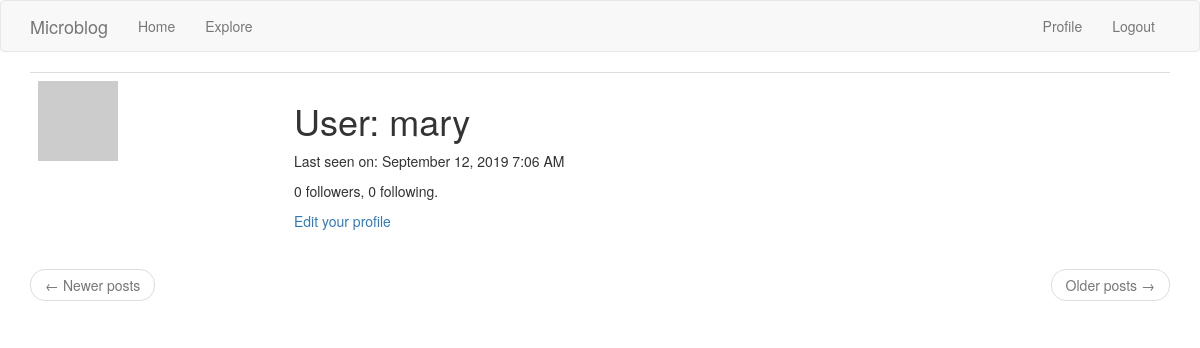
The page /user/mary (signed in) on the database as committed earlier.
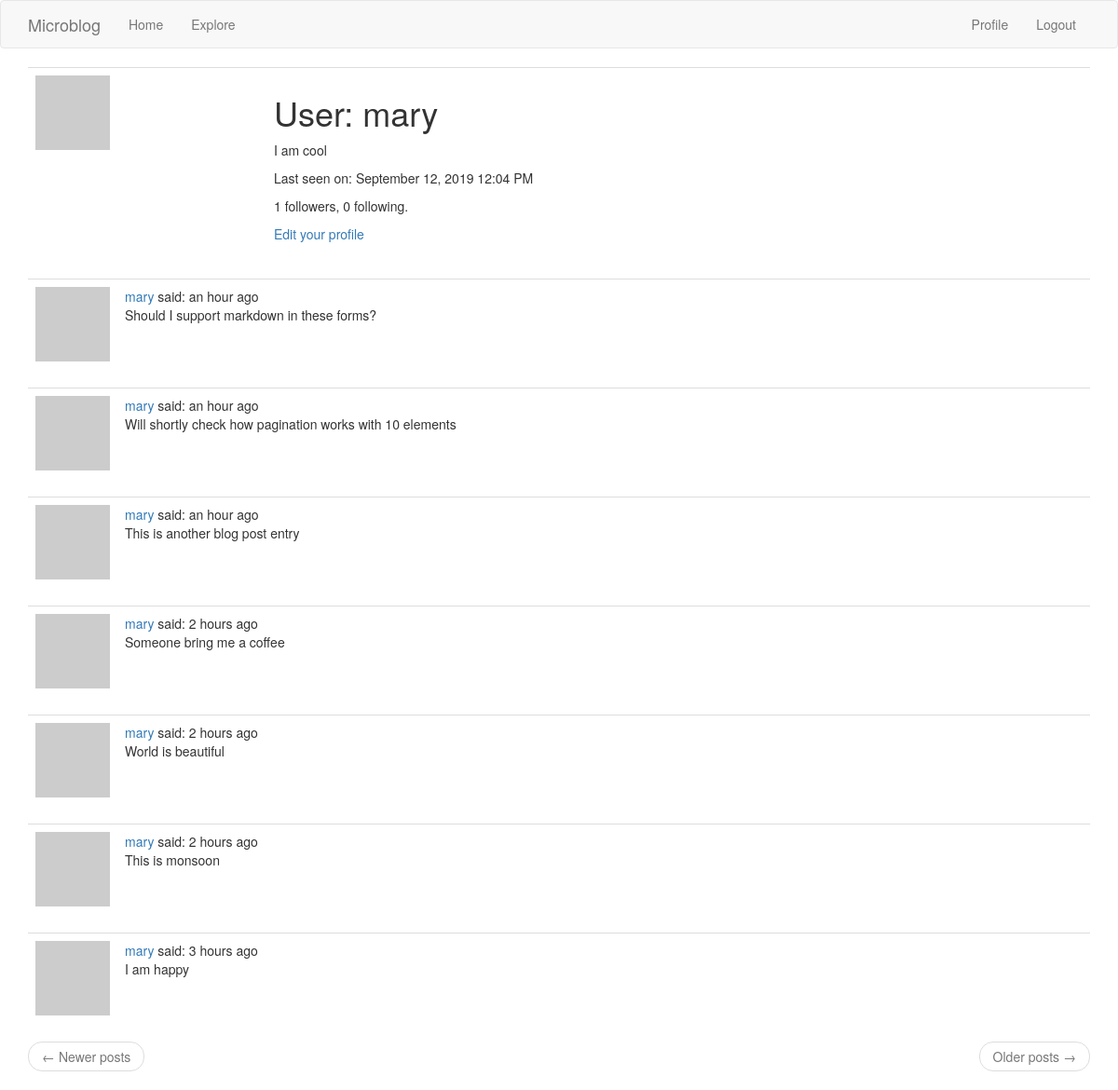
The same page on the database as committed later.
### mblog/models.py (models this page shows, shortened)
class User(UserMixin, db.Model):
    id = db.Column(db.Integer, primary_key=True)
    user_name = db.Column(db.String(64), index=True, unique=True)
    email_id = db.Column(db.String(256), index=True, unique=True)
    password_hash = db.Column(db.String(128))
    posts = db.relationship('Post', backref='author', lazy='dynamic')
    about_me = db.Column(db.String(256))
    last_seen = db.Column(db.DateTime, default=datetime.utcnow)
    followed = db.relationship(
            'User', secondary=followers,
            primaryjoin=(followers.c.follower_id == id),
            secondaryjoin=(followers.c.followed_id == id),
            backref=db.backref('followers', lazy='dynamic'), lazy='dynamic')
    def avatar(self, size):
        digest = md5(self.email_id.lower().encode('utf-8')).hexdigest()
        return 'https://www.gravatar.com/avatar/{}?d=identicon&s={}'.format(
            digest, size)

class Post(db.Model):
    id = db.Column(db.Integer, primary_key=True)
    body = db.Column(db.String(1024))
    timestamp = db.Column(db.DateTime, index=True, default=datetime.utcnow)
    user_id = db.Column(db.Integer, db.ForeignKey('user.id'))

### mblog/routes.py (the view)
@app.route('/user/<username>')
@login_required
def user(username):
    user = User.query.filter_by(user_name=username).first_or_404()
    page = request.args.get('page', 1, type=int)
    posts = user.posts.order_by(Post.timestamp.desc()).paginate(
        page, app.config['POSTS_PER_PAGE'], False)
    next_url = url_for('user', username=user.user_name, page=posts.next_num) if posts.has_next else None
    prev_url = url_for('user', username=user.user_name, page=posts.prev_num) if posts.has_prev else None
    return render_template('user.html', user=user, posts=posts.items,
                           next_url=next_url, prev_url=prev_url)

### mblog/models.py (called while the page is built)
@login.user_loader
def load_user(id):
    return User.query.get(int(id))

### mblog/routes.py (called while the page is built)
@app.before_request
def before_request():
    if current_user.is_authenticated:
        current_user.last_seen = datetime.utcnow()
        db.session.commit()

### mblog/templates/user.html
{% extends "base.html" %}
{% block app_content %}
    <table class="table table-hover">
        <tr>
            <td width="256px"><img src="{{ user.avatar(256) }}"></td>
            <td>
                <h1>User: {{ user.user_name }}</h1>
                {% if user.about_me %}<p>{{ user.about_me }}</p>{% endif %}
                {% if user.last_seen %}<p>Last seen on: {{ moment(user.last_seen).format('LLL') }}</p>{% endif %}
                <p>{{ user.followers.count() }} followers, {{ user.followed.count() }} following.</p>
                {% if user == current_user %}
                <p><a href="{{ url_for('edit_profile') }}">Edit your profile</a></p>
                {% elif not current_user.is_following(user) %}
                <p><a href="{{ url_for('follow', username=user.user_name) }}">Follow</a></p>
                {% else %}
                <p><a href="{{ url_for('unfollow', username=user.user_name) }}">Unfollow</a></p>
                {% endif %}
            </td>
        </tr>
    </table>
    {% for post in posts %}
        {% include '_post.html' %}
    {% endfor %}
    <nav aria-label="...">
        <ul class="pager">
            <li class="previous{% if not prev_url %} disabled{% endif %}">
                <a href="{{ prev_url or '#' }}">
                    <span aria-hidden="true">&larr;</span> Newer posts
                </a>
            </li>
            <li class="next{% if not next_url %} disabled{% endif %}">
                <a href="{{ next_url or '#' }}">
                    Older posts <span aria-hidden="true">&rarr;</span>
                </a>
            </li>
        </ul>
    </nav>
{% endblock %}

### mblog/templates/_post.html
<table class="table table-hover">
    <tr>
        <td width="70px">
            <a href="{{ url_for('user', username=post.author.user_name) }}">
                <img src="{{ post.author.avatar(70) }}" />
            </a>
        </td>
        <td>
            <a href="{{ url_for('user', username=post.author.user_name) }}">
                {{ post.author.user_name }}
            </a>
            said: {{ moment(post.timestamp).fromNow() }}
            <br>
            {{ post.body }}
        </td>
    </tr>
</table>

Rows that differ between the two databases and show on the page:
changed User "mary": about_me (not shown) → "I am cool"; last_seen "September 12, 2019 7:06 AM" → "September 12, 2019 12:04 PM"
added Post: author.user_name "mary", timestamp "an hour ago", body "Should I support markdown in these forms?"
added Post: author.user_name "mary", timestamp "an hour ago", body "Will shortly check how pagination works with 10 elements"
added Post: author.user_name "mary", timestamp "an hour ago", body "This is another blog post entry"
added Post: author.user_name "mary", timestamp "2 hours ago", body "Someone bring me a coffee"
added Post: author.user_name "mary", timestamp "2 hours ago", body "World is beautiful"
added Post: author.user_name "mary", timestamp "2 hours ago", body "This is monsoon"
added Post: author.user_name "mary", timestamp "3 hours ago", body "I am happy"
Other text that changed with them:
{{ user.followers.count() }}: "0" → "1"
